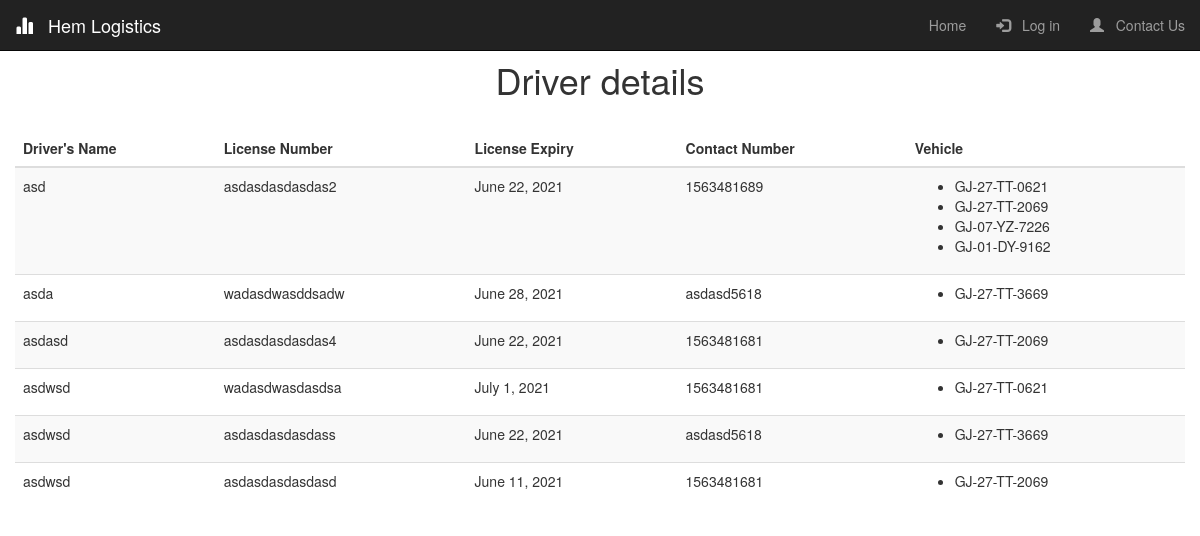
Before: /Driver/ with the older database file.
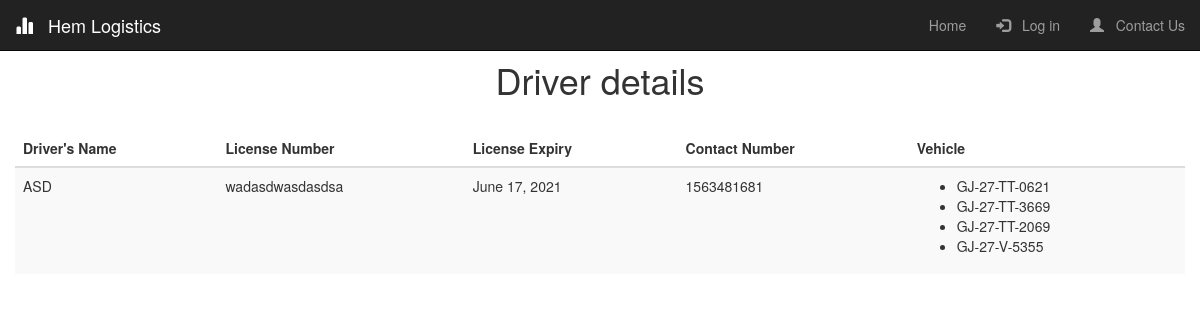
After: the same page with the newer database file.
### logistics/models.py (models this page shows, shortened)
class Driver(models.Model):
    Name = models.CharField(max_length=50)
    License_number = models.CharField(verbose_name="DL Number", unique=True, max_length=15, validators=[MinLengthValidator(15,message = "Invalid License Number")])
    License_expiry = models.DateField(verbose_name="License Expiry", validators=[date_validate])#,input_formats = ['%d/%m/%Y'])
    Contact_number = models.CharField(verbose_name="Contact Number", max_length=10,validators=[RegexValidator('[0-9]{10}',message = "Invalid Number")])
    Vehicle=models.ManyToManyField(Vehicle)
    License_expired = models.BooleanField(default=False)

class Vehicle(models.Model):
    Owner  = models.CharField(max_length=50, verbose_name="Owner's Name")
    RC_number = models.CharField(unique =True, verbose_name="RC Number", max_length=13, validators=[MinLengthValidator(12,message = "Invalid RC Number"), RegexValidator('([A-Z]{2})+-([0-9]{1})+-[A-Z]+-[0-9]{4}',message = "Use proper formatting")])
    PAN_number = models.CharField(verbose_name="PAN Number", max_length=10, validators=[MinLengthValidator(10,message = "Invalid PAN Number")])
    Type = models.CharField(verbose_name="Type of Vehicle", choices=TYPE_CHOICES, max_length=10)
    Other = models.CharField(blank = True,verbose_name='',max_length=10)
    Insurance_policy_number = models.CharField(max_length=25)
    PUC_expiry_date = models.DateField()
    Insurance_expiry_date = models.DateField(validators=[date_validate])#,input_formats = ['%d/%m/%Y'])
    Safety_equipments = models.BooleanField(default=False)
    GPS = models.BooleanField(default=False)
    Contact_number = models.CharField(max_length=10,validators=[MinLengthValidator(10,message = "Invalid Contact Number"),RegexValidator('([0-9]{10})',message="Should be numeric values only")])
    Notifications = models.BooleanField(verbose_name="Notifications Needed", default=True)
    Insurance_expired = models.BooleanField(default=False)
    PUC_expired = models.BooleanField(default=False)
    Available = models.BooleanField(default=True)
    def __str__(self):
        return self.RC_number

### logistics/views.py (the view)
# urls.py: path('Driver/', logistics_view.show_driver, name='show_driver'),
def show_driver(request):
	driver = Driver.objects.order_by('Name')
	return render(request, 'show_driver.html', {'title':'Driver', 'driver':driver })

### logistics/templates/show_driver.html (shortened to what this page needs)
{% extends "index.html" %}
{% load crispy_forms_tags %}
{% block start %}
<link rel="stylesheet" type="text/css" href="https://cdn.datatables.net/1.10.24/css/jquery.dataTables.css">
<h1 style="text-align: center; padding-top: 20px;"> Driver details</h1>
<table id="table" class="table table-striped" style="overflow-y: scroll; height: 1px;">
    <thead class="thead-dark">
    <tr>
        <th>Driver's Name</th>
        <th>License Number</th>
        <th>License Expiry</th>
        <th>Contact Number</th>
        <th>Vehicle</th>
    </tr>
    </thead>
    <tbody>
{% for x in driver %}
    <tr>
        <td>{{ x.Name }}</td>
        <td>{{ x.License_number }}</td>
        <td>{{ x.License_expiry }}</td>
        <td>{{ x.Contact_number }}</td>
        <td>
            <ul>
            {% for v in x.Vehicle.all %}
                <li>
                    <button class="astext" id = {{x.id}}{{v.id}}>{{ v }}</button>
                </li>
            {% endfor %}
            </ul>
        </td>
    </tr>
{% endfor %}
    </tbody>
</table>
<br />
<br />
{% endblock start %}

Changed rows visible on the page:
removed Driver: Name "asd", License_number "asdasdasdasdas2", License_expiry "June 22, 2021", Contact_number "1563481689", Vehicle (RC_number "GJ-27-TT-0621"), Vehicle (RC_number "GJ-27-TT-2069")
no longer on this page (row edited): Vehicle: RC_number "GJ-07-YZ-7226", shown under "asd"
no longer on this page (row unchanged): Vehicle: RC_number "GJ-01-DY-9162", shown under "asd"
removed Driver: Name "asda", License_number "wadasdwasddsadw", License_expiry "June 28, 2021", Contact_number "asdasd5618", Vehicle (RC_number "GJ-27-TT-3669")
removed Driver: Name "asdasd", License_number "asdasdasdasdas4", License_expiry "June 22, 2021", Contact_number "1563481681", Vehicle (RC_number "GJ-27-TT-2069")
removed Driver: Name "asdwsd", License_number "asdasdasdasdass", License_expiry "June 22, 2021", Contact_number "asdasd5618", Vehicle (RC_number "GJ-27-TT-3669")
removed Driver: Name "asdwsd", License_number "asdasdasdasdasd", License_expiry "June 11, 2021", Contact_number "1563481681", Vehicle (RC_number "GJ-27-TT-2069")
changed Driver "wadasdwasdasdsa": gains Vehicle (RC_number "GJ-27-V-5355"); Name "asdwsd" → "ASD"; License_expiry "July 1, 2021" → "June 17, 2021"; gains Vehicle (RC_number "GJ-27-TT-3669"); gains Vehicle (RC_number "GJ-27-TT-2069")
